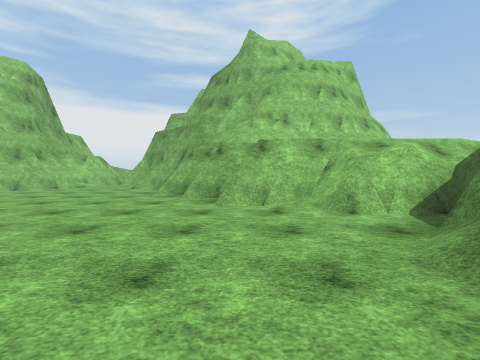
view 1 (above)

17 first-person views from a walk through a 3-D level made in the Unity game engine. The camera is 1.4 m above the floor, tilts 2° down and sees 90° across. The floor is counted in squares, 2 m on a side. Each view is taken from the middle of a square. On the plan, view 1 faces up. The plan holds only what a view shows up to about 9 squares ahead; the rest is blank. The place goes on beyond the plan. Surface patterns are stand-ins for the level's own textures.

view 2
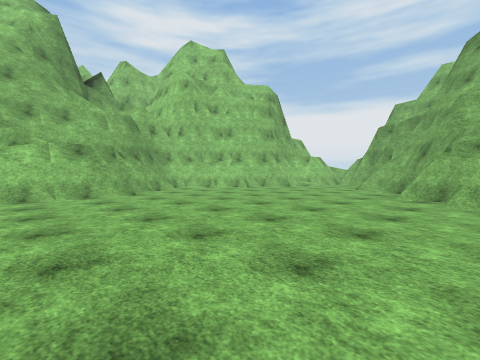

view 3
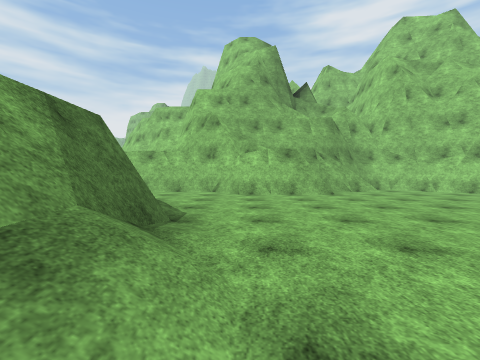

view 4
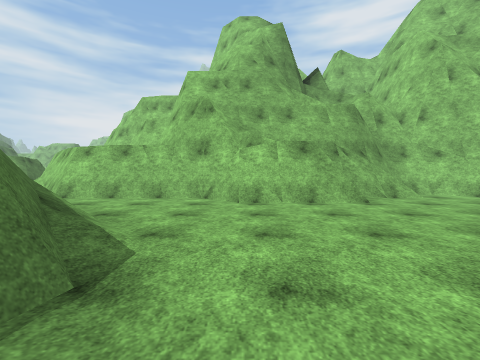

view 5
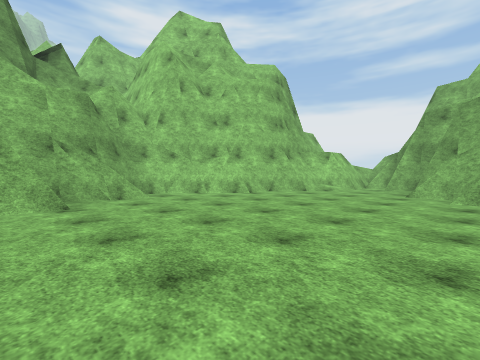

view 6
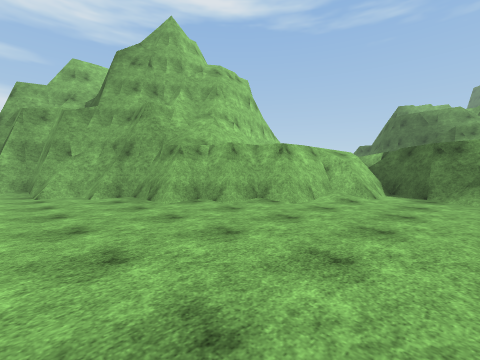

view 7
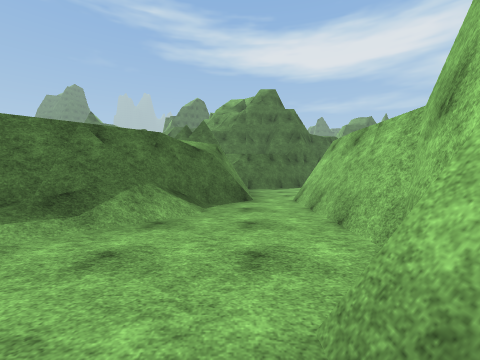

view 8
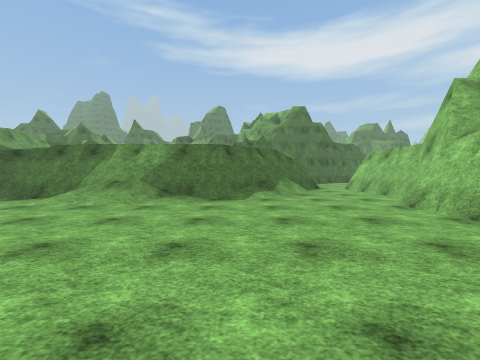

view 9
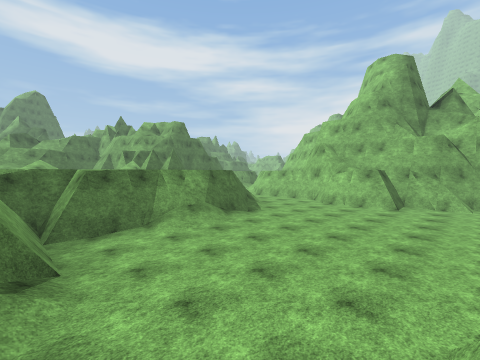

view 10
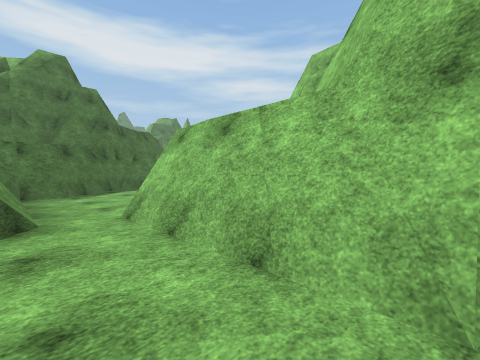

view 11
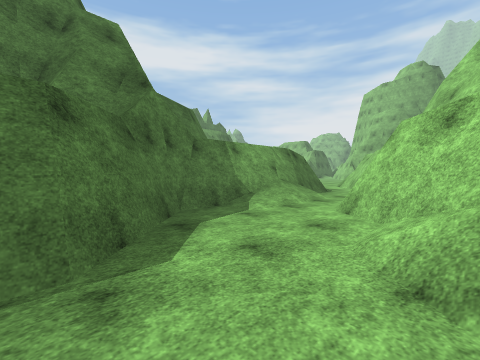

view 12
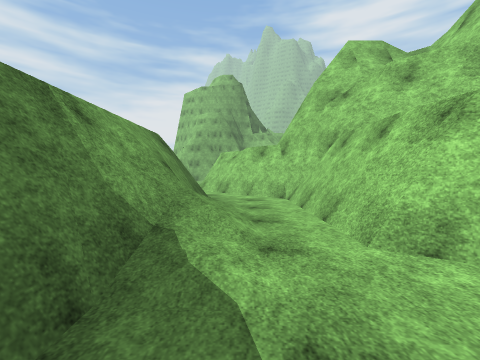

view 13
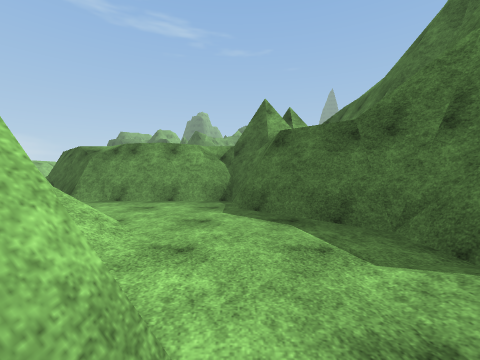

view 14
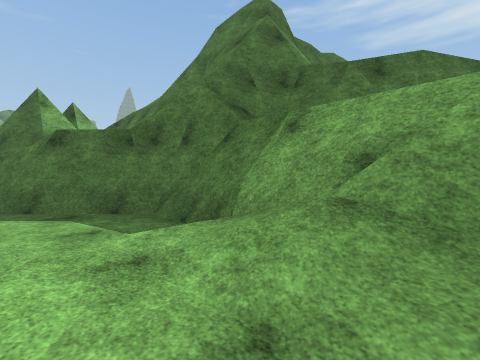

view 15
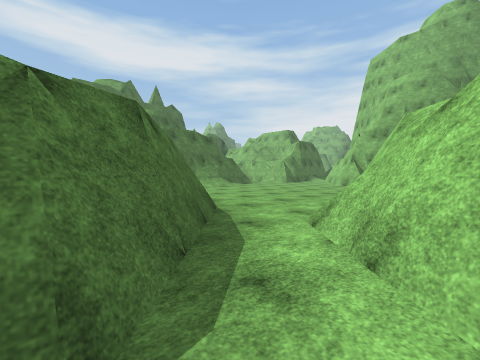

view 16
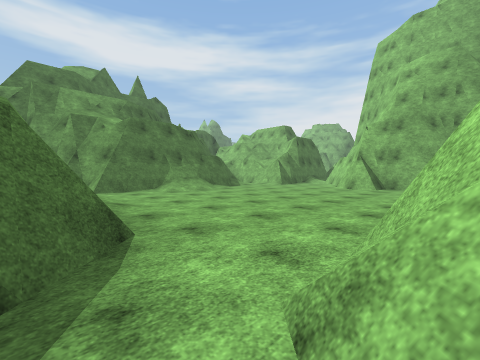

view 17
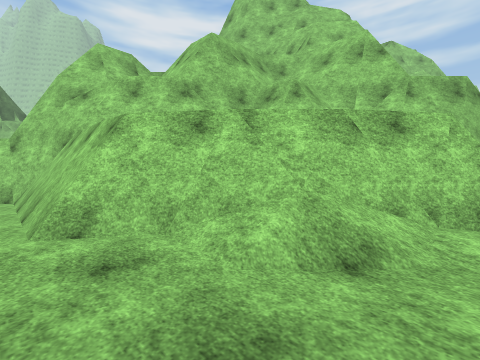

### Floor plan
Key: @ floor where view 1 was taken; # wall or solid block; . main floor; : floor 2.75 m higher than the main floor; + floor 3 m higher than the main floor; / step, stairs or slope; = window, fence, low wall or low ledge; v drop or lower ground.
Columns run from 30 left of view 1 to 4 right of it. Each row starts with its distance up from view 1.
 10                       #...###
  9                      ##....##
  8                      #......##
  7                     ##......##
  6                     #........#####
  5                     #.........##/#
  4                     #..........//##
  3                     #=...........#
  2                     ##.......... #
  1                      #..........#
  0                     ##........@.#
 -1                     #.....##==###
 -2                     #...=#vv vv v
 -3                     #..###      vv
 -4                     #.=##        =
 -5                    ##.##+
 -6                   ##/.#+
 -7                  ##/..#
 -8             ######/...#:+
 -9            ##/////...####
-10           ##/..///..### #
-11          ##/.########    #
-12     ........##           #
-13 #..........##            #
-14   ........##
-15   ........
-16    .......
-17     ......
-18      .....
-19       //..
-20        ###

Where each view was taken, in squares from view 1:
view 1: 0 up, 0 right, facing up
view 2: 0 up, 1 left, facing up-left
view 3: 0 up, 1 left, facing left
view 4: 0 up, 3 left, facing left
view 5: 2 up, 3 left, facing up-left
view 6: 2 up, 5 left, facing up-right
view 7: 1 up, 8 left, facing down
view 8: 5 up, 5 left, facing down
view 9: 5 up, 2 right, facing down-left
view 10: 1 down, 8 left, facing down-left
view 11: 7 down, 9 left, facing down-left
view 12: 10 down, 11 left, facing left
view 13: 9 down, 14 left, facing right
view 14: 9 down, 15 left, facing down-right
view 15: 10 down, 17 left, facing down-left
view 16: 11 down, 19 left, facing down-left
view 17: 9 down, 10 left, facing up-left
